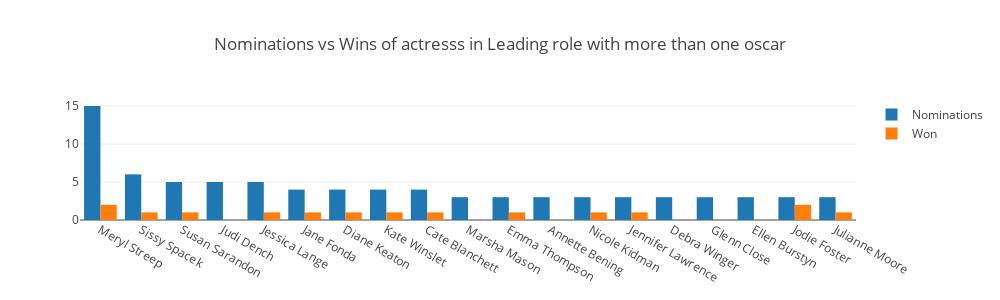

The notebook cell this image was saved under:
### Code cell
actress_nom = df[(df['Award'] == 'Actress in a Leading Role') ]['Name'].value_counts()
actress_nom = actress_nom[(actress_nom.values > 2)]
actress_win =  df[(df['Award'] == 'Actress in a Leading Role') & df['Winner'] == 1]['Name'].value_counts()
won = []
for i in actress_nom.index:
    if i in actress_win.index:
        won.append(actress_win[i])
    else:
        won.append(0)
trace1 = go.Bar(
    x=actress_nom.index,
    y=actress_nom.values,
    name='Nominations'
)
trace2 = go.Bar(
    x=actress_nom.index,
    y=won,
    name='Won'
)

data = [trace1, trace2]
plotly.offline.iplot({
    "data": data,
    "layout": go.Layout(barmode='group', title="Nominations vs Wins of actresss in Leading role with more than one oscar"
                           ,width=1000,height=300,)
})

### Figure 1 — Plotly figure (JSON) as saved in the notebook; plotly's stock layout.template omitted (floating-point values rounded to 4 significant figures)
{"data": [{"name": "Nominations", "type": "bar", "x": ["Meryl Streep", "Sissy Spacek", "Susan Sarandon", "Judi Dench", "Jessica Lange", "Jane Fonda", "Diane Keaton", "Kate Winslet", "Cate Blanchett", "Marsha Mason", "Emma Thompson", "Annette Bening", "Nicole Kidman", "Jennifer Lawrence", "Debra Winger", "Glenn Close", "Ellen Burstyn", "Jodie Foster", "Julianne Moore"], "y": [15, 6, 5, 5, 5, 4, 4, 4, 4, 3, 3, 3, 3, 3, 3, 3, 3, 3, 3]}, {"name": "Won", "type": "bar", "x": ["Meryl Streep", "Sissy Spacek", "Susan Sarandon", "Judi Dench", "Jessica Lange", "Jane Fonda", "Diane Keaton", "Kate Winslet", "Cate Blanchett", "Marsha Mason", "Emma Thompson", "Annette Bening", "Nicole Kidman", "Jennifer Lawrence", "Debra Winger", "Glenn Close", "Ellen Burstyn", "Jodie Foster", "Julianne Moore"], "y": [2, 1, 1, 0, 1, 1, 1, 1, 1, 0, 1, 0, 1, 1, 0, 0, 0, 2, 1]}], "layout": {"barmode": "group", "height": 300, "title": "Nominations vs Wins of actresss in Leading role with more than one oscar", "width": 1000}}
